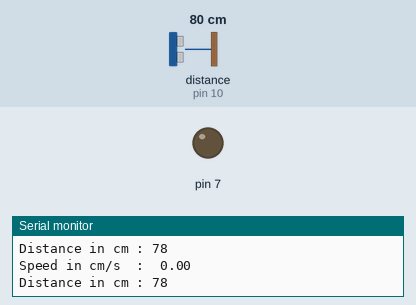
Recording of a sketch running on a simulated Arduino Uno, built with avr-gcc and run on an emulated ATmega328P. Parts: output pins drawn as LEDs (lit = HIGH), the last lines printed to the serial monitor. Wiring (inferred from the names in the program): ultrasonic range finder: trigger pin 9; echo pin 10. Dashed ring = blinking. The inputs (shaded band) are chosen by the test bench; at power-on: distance to the obstacle (sensor on pin 10) 80 cm. The echo pulse lasts 58.3 µs per cm; pins used as bus, display or sensor lines are not drawn.

Above: at 1.8 s.
1.9 s: distance to the obstacle (sensor on pin 10) set to 40 cm
3.4 s: distance to the obstacle (sensor on pin 10) set to 32 cm
At 4.5 s:
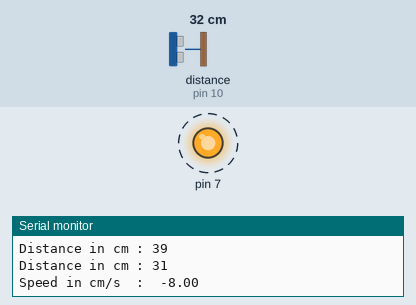
8.3 s: distance to the obstacle (sensor on pin 10) set to 2 cm
At 9.7 s:
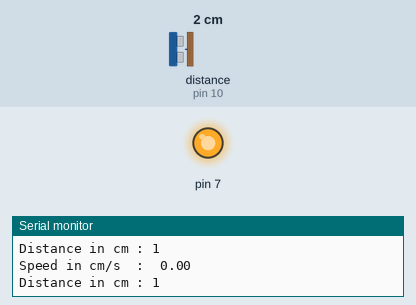
Timing chart, 0 to 10.9 s (numbered marks = the images above; inputs shaded):
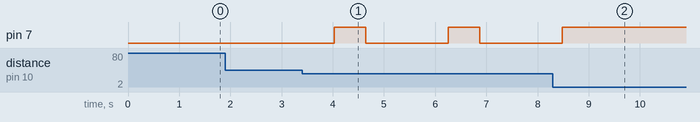

The sketch:

speedF.ino
```cpp
// defines pins numbers
const int trigPin = 9;
const int echoPin = 10;

// defines variables
long duration;
int distance1=0;
int distance2=0;
double speed=0;
int distance=0;

void setup()
{
pinMode(trigPin, OUTPUT); // Sets the trigPin as an Output
pinMode(echoPin, INPUT); // Sets the echoPin as an Input
pinMode( 7 , OUTPUT);
Serial.begin(9600); // Starts the serial communication
}


void loop()
{

//calculating speed
   distance1 = ultrasonicRead(); //calls ultrasoninicRead() function below

   delay(1000);//giving a time gap of 1 sec

   distance2 = ultrasonicRead(); //calls ultrasoninicRead() function below

   //formula change in distance divided by change in time
   speed = (distance2 - distance1)/1.0; //as the time gap is 1 sec we divide it by 1.

//Displaying speed
  Serial.print("Speed in cm/s  :  ");
  Serial.println(speed);


// LED indicator
if (distance >0 && distance <5)
{
    digitalWrite( 7 , HIGH);
    delay(50);                  // waits for a second
}

if (distance > 5 && distance <10 )
{
    digitalWrite( 7 , HIGH);
    delay(50);                  // waits for a second
    digitalWrite( 7 , LOW);    // sets the LED off
    delay(50);                  // waits for a second
}

if (distance >10  && distance < 20)
{
    digitalWrite( 7 , HIGH);
    delay(210);                  // waits for a second
    digitalWrite( 7 , LOW);    // sets the LED off
    delay(210);                  // waits for a second
}

if (distance >20  && distance < 35)
{
    digitalWrite( 7 , HIGH);
    delay(610);                  // waits for a second
    digitalWrite( 7 , LOW);    // sets the LED off
    delay(610);                  // waits for a second
}


}

float ultrasonicRead ()
{
// Clears the trigPin
digitalWrite(trigPin, LOW);
delayMicroseconds(2);

// Sets the trigPin on HIGH state for 10 micro seconds
digitalWrite(trigPin, HIGH);
delayMicroseconds(10);
digitalWrite(trigPin, LOW);

// Reads the echoPin, returns the sound wave travel time in microseconds
duration = pulseIn(echoPin, HIGH);

//calculating distance
distance= duration*0.034/2;

// Prints the distance on the Serial Monitor
Serial.print("Distance in cm : ");
Serial.println(distance);

return distance;

}
```

Measured:
- the behaviour switches between 36 and 35 cm on distance to the obstacle (sensor on pin 10) (found by bisection; images 0 and 1)
- after the input at 3.4 s, pin 7: alternates HIGH for 0.61 s and LOW for 1.6 s, starting after 0.63 s
- after the input at 8.3 s, pin 7: goes on until 8.5 s, then stays HIGH
